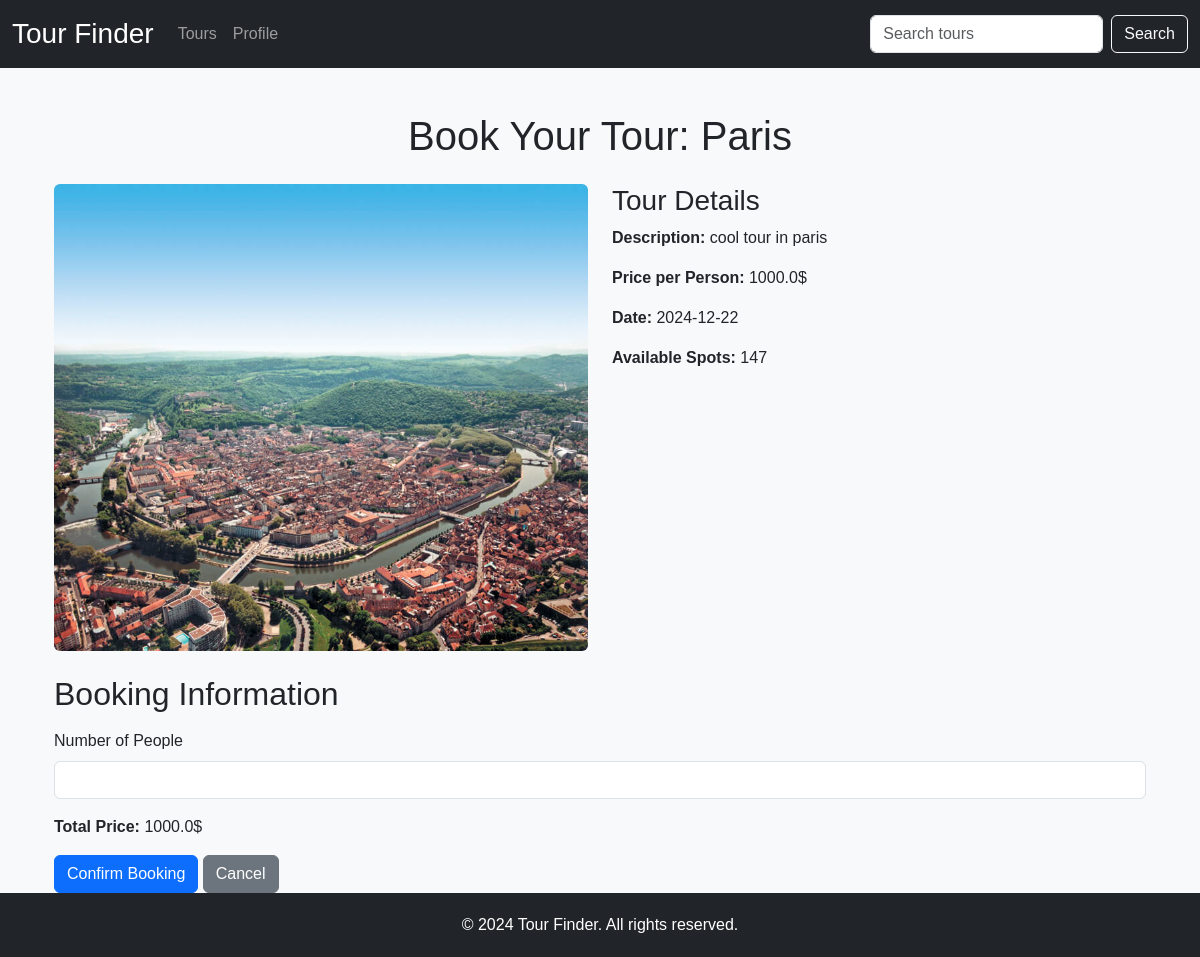
The app's page /book_tour/1 (signed in) with its own data.
### app/db.py (models this page shows)
class Tour(db.Model):
    id = db.Column(db.Integer, primary_key=True)
    creation_time = db.Column(db.DateTime, default=datetime.utcnow)
    name = db.Column(db.String(100), nullable=False)
    image_path = db.Column(db.String(100), nullable=False)
    description = db.Column(db.Text, nullable=False)
    price_per_person = db.Column(db.Float, nullable=False)
    date = db.Column(db.Date, nullable=False)
    available_spots = db.Column(db.Integer, nullable=False)

### app/views.py (the view, shortened to what this page needs)
@app.route('/book_tour/<int:id>', methods=['GET', 'POST'])
@login_required  # Ensure the user is logged in
def book_tour(id):
    tour = Tour.query.get_or_404(id)
    return render_template('book_tour.html', tour=tour)

### app/views.py (called while the page is built)
@login.user_loader
def load_user(user_id):
    return User.query.get(int(user_id))

### app/templates/book_tour.html (shortened to what this page needs)
{% extends "base.html" %}
{% block content %}
<div class="container mt-4">
  <h1 class="text-center mb-4">Book Your Tour: {{ tour.name }}</h1>
  <div class="row">
    <div class="col-md-6">
      <img src="{{ url_for('static', filename=tour.image_path) }}" class="img-fluid rounded" alt="{{ tour.name }}">
    </div>
    <div class="col-md-6">
      <h3>Tour Details</h3>
      <p><strong>Description:</strong> {{ tour.description }}</p>
      <p><strong>Price per Person:</strong> {{ tour.price_per_person }}$</p>
      <p><strong>Date:</strong> {{ tour.date }}</p>
      <p><strong>Available Spots:</strong> {{ tour.available_spots }}</p>
    </div>
  </div>
  <h2 class="mt-4">Booking Information</h2>
  <form method="POST" class="mt-3">
    <div class="mb-3">
      <label for="num_people" class="form-label">Number of People</label>
      <input type="number" class="form-control" id="num_people" name="num_people" min="1" max="{{ tour.available_spots }}" required onchange="updatePrice()">
    </div>
    <p><strong>Total Price:</strong> <span id="total_price">{{ tour.price_per_person }}$</span></p>
    <button type="submit" class="btn btn-primary">Confirm Booking</button>
    <a href="{{ url_for('tours') }}" class="btn btn-secondary">Cancel</a>
  </form>
</div>
{% endblock %}

### app/templates/base.html (style rules this page uses)
body { font-family: Arial, sans-serif; background-color: #f8f9fa; display: flex; flex-direction: column; min-height: 100vh; }
.container { flex: 1; }

### records on screen
Tour: name "Paris", image_path (picture), description "cool tour in paris", price_per_person "1000.0", date "2024-12-22", available_spots "147"
